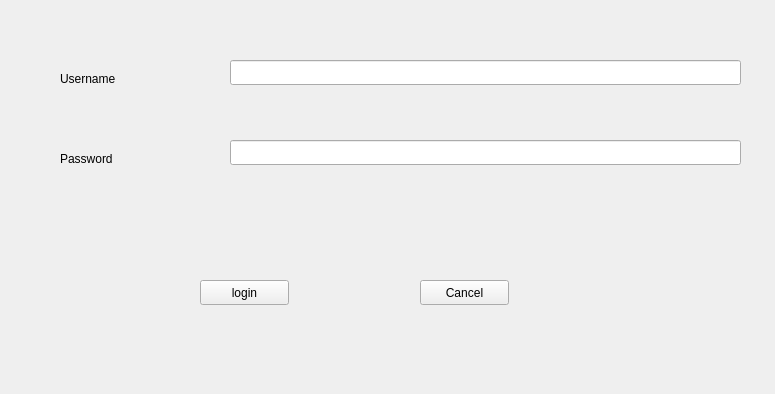
<?xml version="1.0" encoding="UTF-8"?>
<ui version="4.0">
 <class>Form</class>
 <widget class="QWidget" name="Form">
  <property name="geometry">
   <rect>
    <x>0</x>
    <y>0</y>
    <width>775</width>
    <height>394</height>
   </rect>
  </property>
  <property name="windowTitle">
   <string>Form</string>
  </property>
  <widget class="QPushButton" name="loginB">
   <property name="geometry">
    <rect>
     <x>200</x>
     <y>280</y>
     <width>89</width>
     <height>25</height>
    </rect>
   </property>
   <property name="text">
    <string>login</string>
   </property>
  </widget>
  <widget class="QPushButton" name="cancelB">
   <property name="geometry">
    <rect>
     <x>420</x>
     <y>280</y>
     <width>89</width>
     <height>25</height>
    </rect>
   </property>
   <property name="text">
    <string>Cancel</string>
   </property>
  </widget>
  <widget class="QLabel" name="labet1">
   <property name="geometry">
    <rect>
     <x>60</x>
     <y>70</y>
     <width>67</width>
     <height>17</height>
    </rect>
   </property>
   <property name="text">
    <string>Username</string>
   </property>
  </widget>
  <widget class="QLabel" name="label2">
   <property name="geometry">
    <rect>
     <x>60</x>
     <y>150</y>
     <width>67</width>
     <height>17</height>
    </rect>
   </property>
   <property name="text">
    <string>Password</string>
   </property>
  </widget>
  <widget class="QLineEdit" name="lineEdit_1">
   <property name="geometry">
    <rect>
     <x>230</x>
     <y>60</y>
     <width>511</width>
     <height>25</height>
    </rect>
   </property>
  </widget>
  <widget class="QLineEdit" name="lineEdit_2">
   <property name="geometry">
    <rect>
     <x>230</x>
     <y>140</y>
     <width>511</width>
     <height>25</height>
    </rect>
   </property>
  </widget>
 </widget>
 <resources/>
 <connections/>
</ui>
